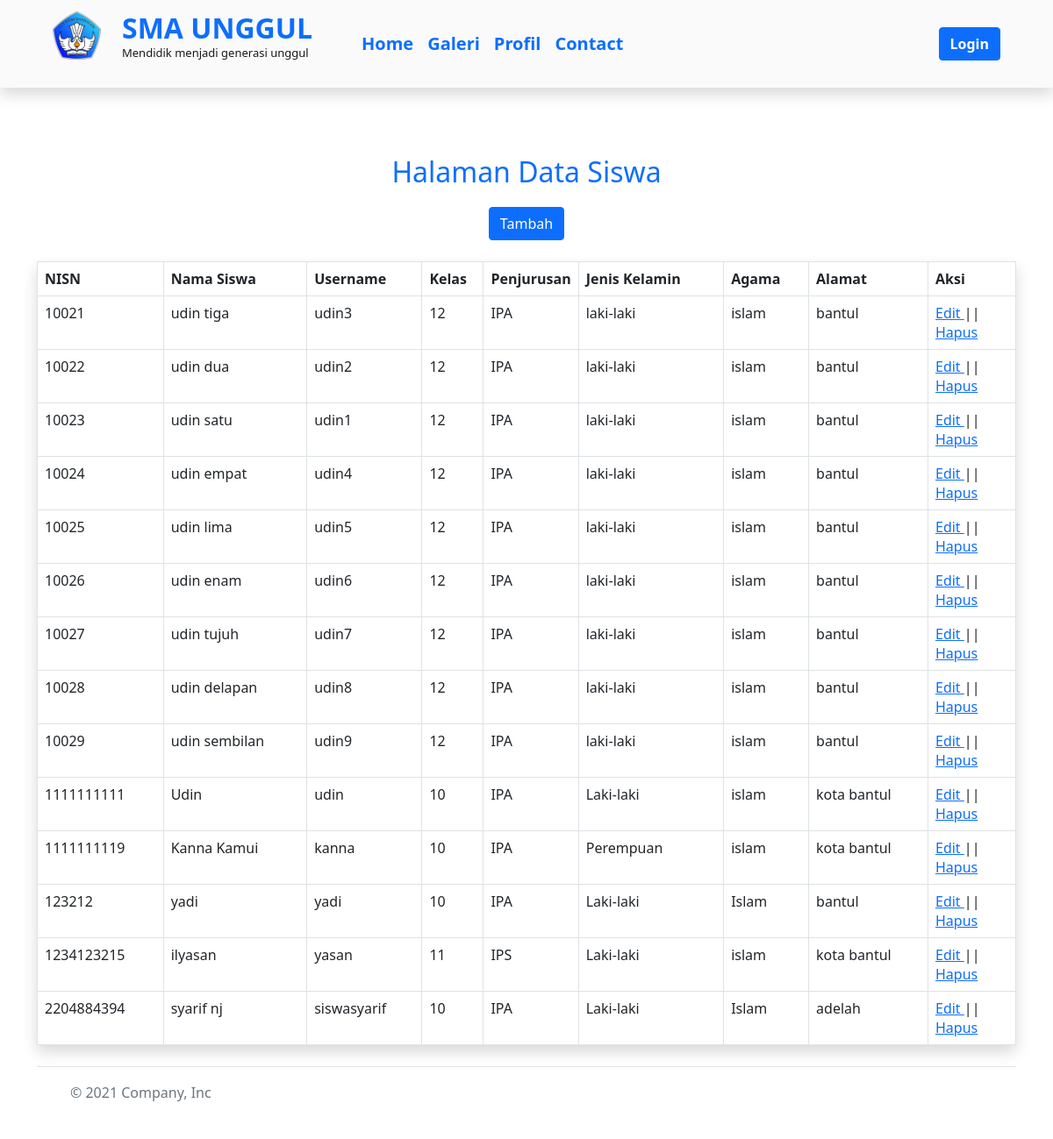
Before: /Admin/siswa.php with the older database file.
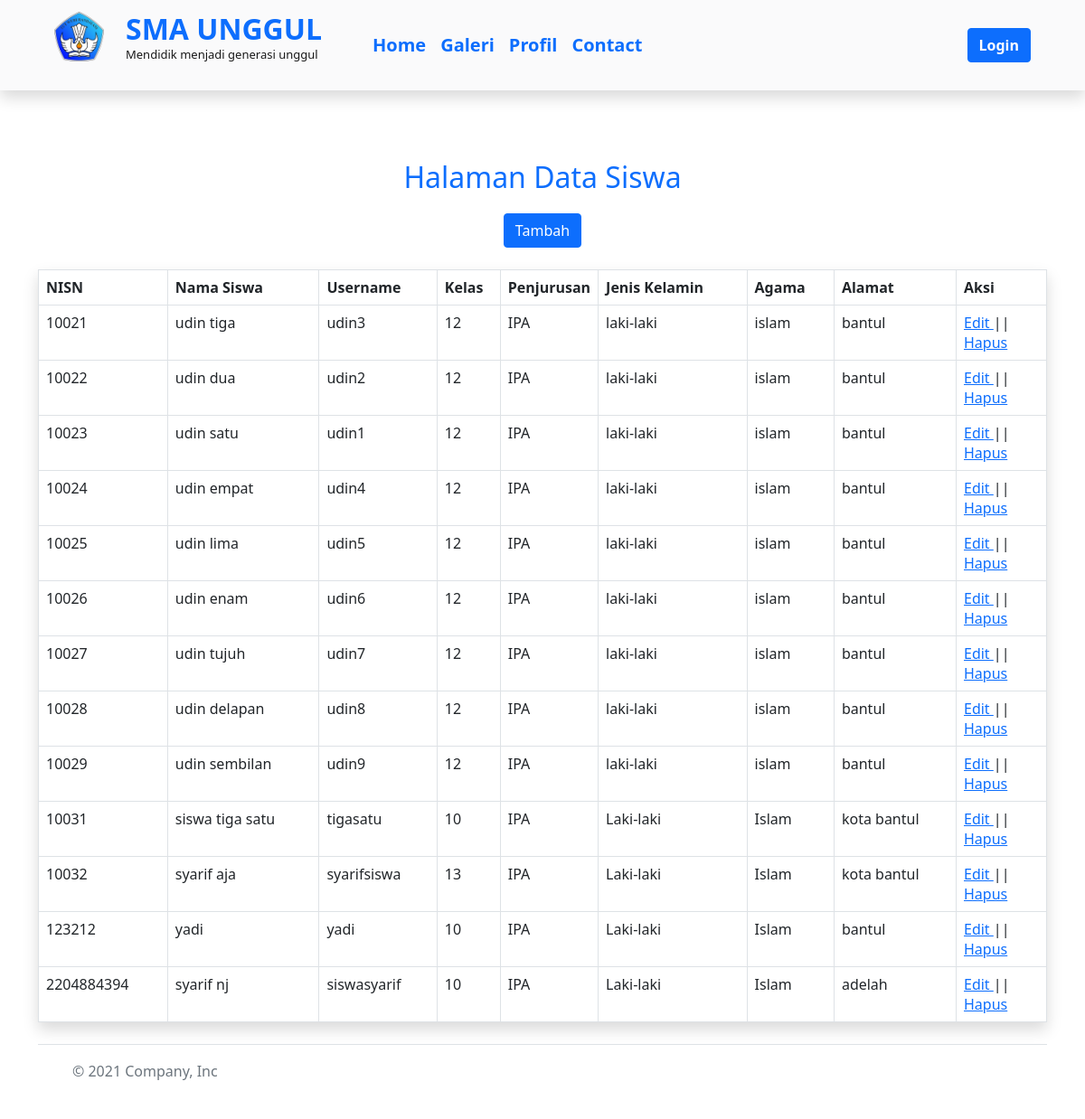
After: the same page with the newer database file.
### tables this page shows
CREATE TABLE `murid` (
  `nisn` char(10) NOT NULL,
  `username` varchar(50) DEFAULT NULL,
  `nama_murid` varchar(50) DEFAULT NULL,
  `kelas` int(2) DEFAULT NULL,
  `penjurusan` varchar(10) DEFAULT NULL,
  `gender` varchar(45) DEFAULT NULL,
  `agama` varchar(45) DEFAULT NULL,
  `alamat` varchar(45) DEFAULT NULL
);

### Admin/siswa.php (the view, shortened to what this page needs)
<link rel="stylesheet" href="../css/bootstrap.css">
<link rel="stylesheet" href="../js/bootstrap.js">
<div class="shadow">
        <?php include ('../navbar1.php'); ?>
</div><br>
<?php
  include ("../koneksi_db.php");
    $link = "proses_siswa.php";
    switch (isset($_GET['act'])) {
            ?>
            <?php
            default:
            ?>
    <div id="guru">
      <div class="container">
        <br>
        <center><br>
          <p class="fs-2 text-primary d-flex justify-content-center">Halaman Data Siswa</p>
          <button type="button" class="btn btn-primary" onclick="location.href='?menu=admin&act=editor'">Tambah</button> <br><br>
        </center>
        <table border=1 class="table table-bordered shadow">
          <tr>
            <td><b>NISN</b></td>
            <td><b> Nama Siswa </b> </td>
            <td><b> Username </b></td>
            <td width="70"><b> Kelas</b> </td>
            <td width="90"><b> Penjurusan </b> </td>
            <td><b>Jenis Kelamin</b></td>
            <td><b>Agama</b></td>
            <td><b>Alamat</b></td>
            <td width="100"><b>Aksi</b></td>
          </tr>
          <?php
          $tampil="SELECT * FROM murid";
          $hasil=mysqli_query($conn,$tampil);
          while ($data=mysqli_fetch_array($hasil))
          {
            echo '
                  <tr>
                    <td>'.$data[0].'</td>
                    <td class="text-left">'.$data[2].'</td>
                    <td class="text-left">'. $data[1].'</td>
                    <td width="70">'.$data[3].'</td>
                    <td>'.$data[4].'</td>
                    <td>'.$data[5].'</td>
                    <td>'.$data[6].'</td>
                    <td>'.$data[7].'</td>
                    <td><a href="?menu=admin&act=editor&id=' . $data[1] . '">Edit </a>||
                        <a onclick="return confirm(\'Apakah anda yakin akan menghapus?\')"
                            href="' . $link . '?&act=delete&id='. $data[1].'">Hapus</a>
                    </td>
                  </tr>';
          }
          ?>
        </table>
      </div>
    </div>
    <?php
    include ("../footer.php");
}
?>

Changed rows visible on the page:
removed murid: nisn "1111111111", nama_murid "Udin", username "udin", kelas "10", penjurusan "IPA", gender "Laki-laki", agama "islam", alamat "kota bantul"
removed murid: nisn "1111111119", nama_murid "Kanna Kamui", username "kanna", kelas "10", penjurusan "IPA", gender "Perempuan", agama "islam", alamat "kota bantul"
removed murid: nisn "1234123215", nama_murid "ilyasan", username "yasan", kelas "11", penjurusan "IPS", gender "Laki-laki", agama "islam", alamat "kota bantul"
added murid: nisn "10031", nama_murid "siswa tiga satu", username "tigasatu", kelas "10", penjurusan "IPA", gender "Laki-laki", agama "Islam", alamat "kota bantul"
added murid: nisn "10032", nama_murid "syarif aja", username "syarifsiswa", kelas "13", penjurusan "IPA", gender "Laki-laki", agama "Islam", alamat "kota bantul"
